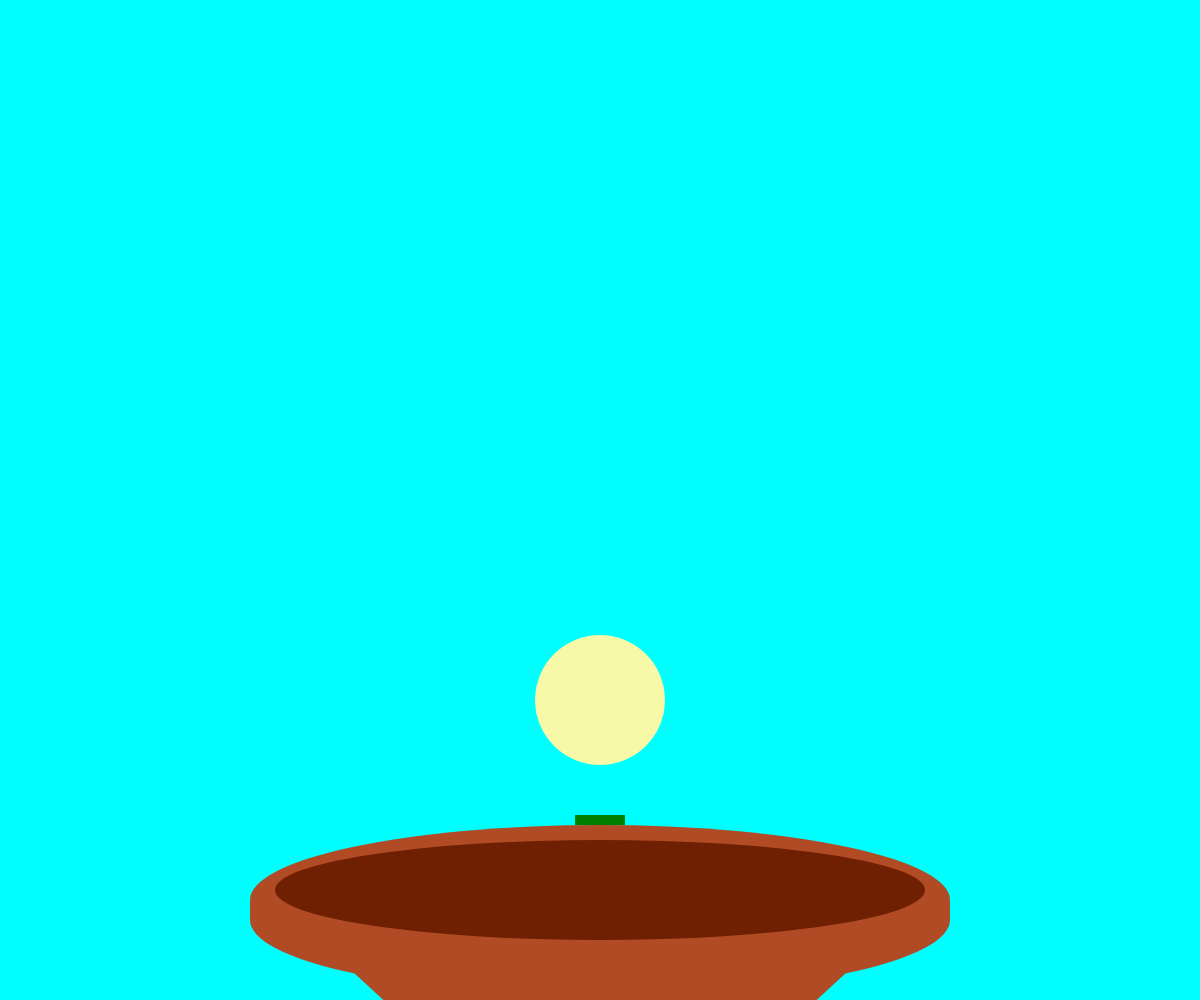
Frame 1 (no input)
Frame 60 (no input): identical to frame 1, image omitted
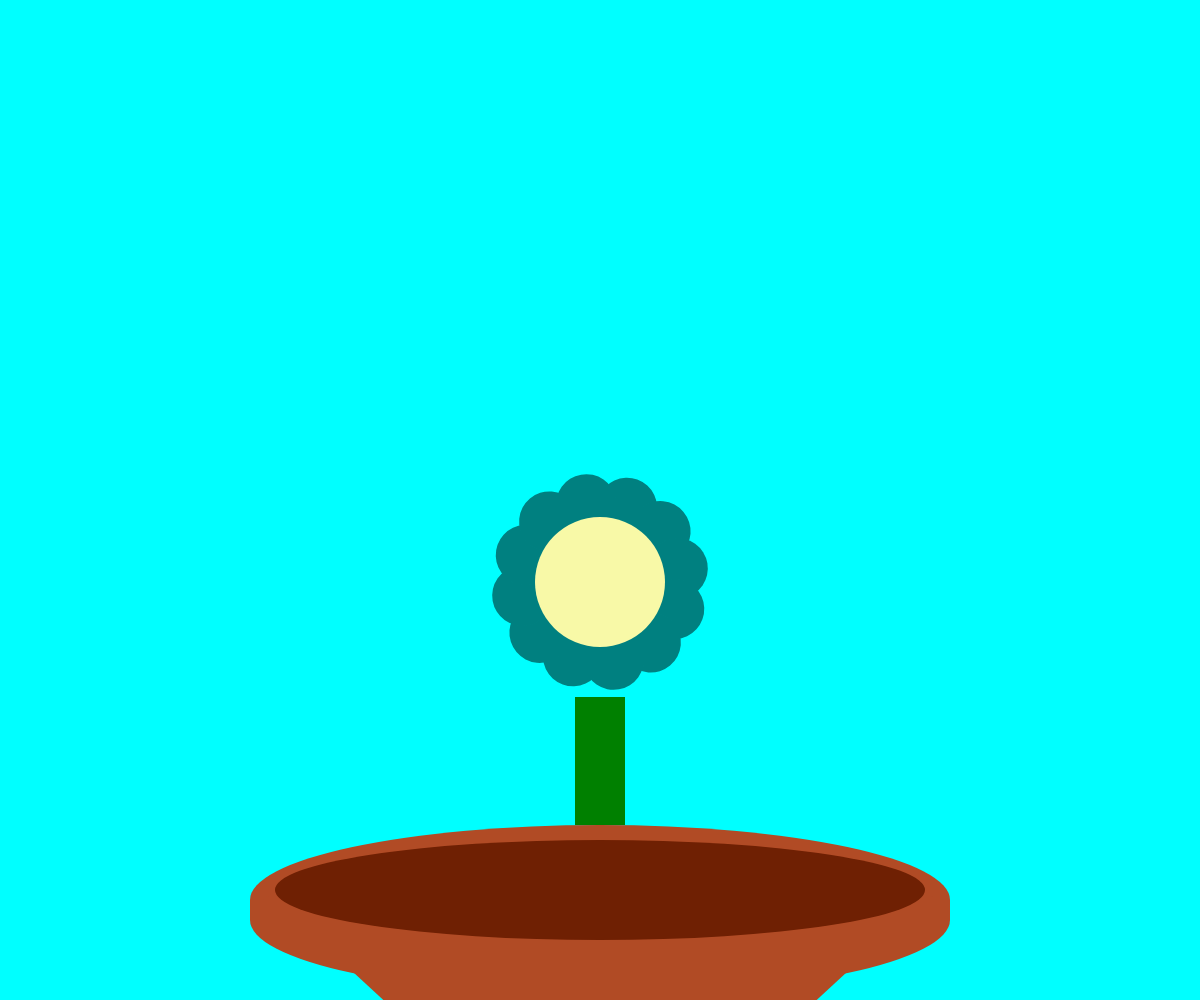
Frame 120 (the mouse pressed at the canvas centre since frame 60)

The p5.js sketch that drew these frames (run headless with seeded random() and noise() and a simulated clock; from frame 60 on, the mouse is pressed at the canvas centre):

// p5.js sketch
// ── sketch.js

function preload() {
}

function setup() {
    createCanvas(windowWidth, windowHeight);
}

var b1 = 0;
var b2 = 0;
var b3 = 0;
var j = 360;
var colors = ['#FFFFFF', '#808080', '#000000', '#FF0000', '#800000', '#FFFF00', '#808000', '#00FF00', '#008080', '#0000FF', '#000080', '#FF00FF','#ffc0cb', '#800080'];
var colorSwap = 0;

function draw() {
    background(0,255,255);
    flowerPot(width/2, height*0.9);
    flowerStem(width/2,height/2,b2);
    flower(width/2, 700-b2*2, 1, b1);
    bloom();
    rebirth();
}

function flower(x,y,s,b1){
    push();
    translate(x,y);
    scale(s);
    for(var i=0; i<j; i+=30){
        push();
        rotate(radians(i+millis()/100));
        fill(colorSwap);
        ellipse(0, 0-b1/2-50, 60, b3);
        pop();
        }
        fill(248, 249, 167);
        ellipse(0, 0, 130, 130);
        pop();
}

function flowerPot(x,y){
    noStroke();
    fill(177, 75, 37);
    ellipse(x,y,700, 150);
    ellipse(x,y+20,700, 150);
    rectMode(CENTER);
    fill(177, 75, 37);
    quad(x-650/2,y,x+650/2,y,x+650/4,y+150,x-650/4,y+150);
    rect(x,y+10,700, 20);
    fill(111,32,3);
    ellipse(x,y-10,650, 100);
}
 function flowerStem(x,y,b2){
    fill("green");
    rect(x,y+320-b2,50,10+b2*2);
 }

 function bloom(){
    if(mouseIsPressed && b1 <= 200){
        b1 = b1+1;
    }

    if(mouseIsPressed && b2 <= 200){
        b2 = b2+1;
    }

    if(mouseIsPressed && b3 <= 200){
        b3 = b3+1;
    }
 }

 function mousePressed(){
     if(dist(width/2, 700-b2*2, mouseX, mouseY) < 260/4){
        j -= 30;
     }
 }

 function rebirth(){
     if(j <= 0 && b2 >= 0){
         b2 -= 1;
     }

     if(b2 == 0){
         j = 360;
         b1 = 0;
         b2 = 0;
         b3 = 0;
         colorSwap = colors[int(random(0, colors.length))];
     }
 }
